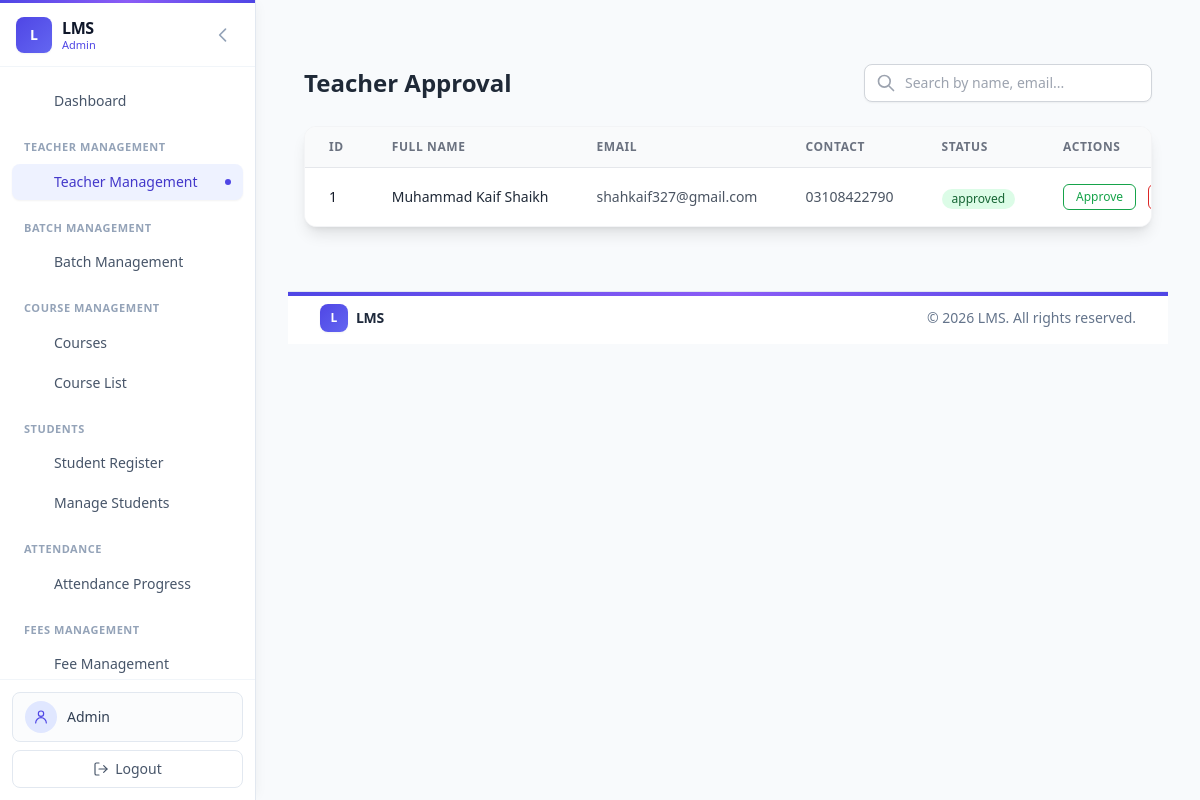
Screenshot of /admin/controller/teacher/approval.php (signed in) with the database file from the repository.
### tables this page shows
CREATE TABLE `users` (
  `id` int(11) NOT NULL,
  `full_name` varchar(100) NOT NULL,
  `email` varchar(100) NOT NULL,
  `password` varchar(255) NOT NULL,
  `contact` varchar(20) NOT NULL,
  `role` enum('admin','teacher','accountant') NOT NULL,
  `status` enum('pending','approved','rejected') NOT NULL DEFAULT 'pending',
  `created_at` timestamp NOT NULL DEFAULT current_timestamp()
);

### admin/controller/teacher/approval.php (called while the page is built, shortened)
<?php
$userModel = new User($conn);
$teachers = $userModel->getTeachers();
include BASE_PATH . 'admin/view/teacher/approval.php';
?>

### includes/session.php (called while the page is built, shortened)
<?php
function isLoggedIn(): bool
{
    return isset($_SESSION['user_id'], $_SESSION['role']);
}
function getRole(): string
{
    return $_SESSION['role'] ?? '';
}
?>

### includes/autoload.php (called while the page is built, shortened)
<?php
spl_autoload_register(function ($class_name) {
    $model_file = BASE_PATH . 'models/' . $class_name . '.php';
});

### models/User.php (called while the page is built, shortened)
<?php
class User
{
    private $conn;
    public function __construct($conn)
    {
        $this->conn = $conn;
    }
    public function getTeachers()
    {
        $teachers = [];
        $sql = "SELECT id, full_name, email, contact, status, created_at
                FROM users
                WHERE role = 'teacher'
                ORDER BY created_at DESC";
        $result = $this->conn->query($sql);
        if ($result) {
            while ($row = $result->fetch_assoc()) {
                $teachers[] = $row;
            }
        }
        return $teachers;
    }
}

### admin/view/teacher/approval.php (the view, shortened to what this page needs)
<?php include HEADER; ?>
<div class="max-w-6xl mx-auto px-4 py-8">
    <div class="flex flex-col sm:flex-row sm:items-center sm:justify-between gap-4 mb-6">
        <h1 class="text-2xl font-bold text-gray-800">Teacher Approval</h1>
        <div class="relative w-full sm:w-72">
            <div class="absolute inset-y-0 left-0 pl-3 flex items-center pointer-events-none">
            </div>
            <input
                type="text"
                id="teacher-search"
                placeholder="Search by name, email..."
                class="block w-full pl-10 pr-3 py-2 border border-gray-300 rounded-lg bg-white shadow-sm focus:outline-none focus:ring-2 focus:ring-indigo-500 focus:border-indigo-500 sm:text-sm"
            >
        </div>
    </div>
    <?php if (empty($teachers)): ?>
        <div class="bg-white shadow rounded-lg p-8 text-center">
            <p class="text-gray-500">No teachers found.</p>
        </div>
    <?php else: ?>
        <div class="bg-white shadow-lg rounded-xl overflow-hidden border border-gray-100">
            <div class="overflow-x-auto">
                <table class="min-w-full divide-y divide-gray-200" id="teachers-table">
                    <thead class="bg-gray-50">
                        <tr>
                            <th class="px-6 py-3 text-left text-xs font-semibold text-gray-500 uppercase tracking-wider">ID</th>
                            <th class="px-6 py-3 text-left text-xs font-semibold text-gray-500 uppercase tracking-wider">Full Name</th>
                            <th class="px-6 py-3 text-left text-xs font-semibold text-gray-500 uppercase tracking-wider">Email</th>
                            <th class="px-6 py-3 text-left text-xs font-semibold text-gray-500 uppercase tracking-wider">Contact</th>
                            <th class="px-6 py-3 text-left text-xs font-semibold text-gray-500 uppercase tracking-wider">Status</th>
                            <th class="px-6 py-3 text-left text-xs font-semibold text-gray-500 uppercase tracking-wider">Actions</th>
                        </tr>
                    </thead>
                    <tbody class="bg-white divide-y divide-gray-200">
                        <?php foreach ($teachers as $teacher): ?>
                            <tr class="hover:bg-gray-50 transition-colors">
                                <td class="px-6 py-4 whitespace-nowrap text-sm font-medium text-gray-900"><?php echo $teacher['id']; ?></td>
                                <td class="px-6 py-4 whitespace-nowrap text-sm text-gray-800"><?php echo htmlspecialchars($teacher['full_name']); ?></td>
                                <td class="px-6 py-4 whitespace-nowrap text-sm text-gray-600"><?php echo htmlspecialchars($teacher['email']); ?></td>
                                <td class="px-6 py-4 whitespace-nowrap text-sm text-gray-600"><?php echo htmlspecialchars($teacher['contact']); ?></td>
                                <td class="px-6 py-4 whitespace-nowrap">
                                    <?php
                                    $status = $teacher['status'];
                                    $badgeClass = 'bg-gray-100 text-gray-800';
                                    if ($status === 'approved') $badgeClass = 'bg-green-100 text-green-800';
                                    elseif ($status === 'pending') $badgeClass = 'bg-yellow-100 text-yellow-800';
                                    elseif ($status === 'rejected') $badgeClass = 'bg-red-100 text-red-800';
                                    ?>
                                    <span class="inline-flex items-center px-2.5 py-0.5 rounded-full text-xs font-medium <?php echo $badgeClass; ?>">
                                        <?php echo htmlspecialchars($status); ?>
                                    </span>
                                </td>
                                <td class="px-6 py-4 whitespace-nowrap text-sm">
                                    <div class="flex items-center space-x-3">
                                        <form method="POST" action="" class="inline">
                                            <button type="submit" class="text-green-600 hover:text-white hover:bg-green-600 px-3 py-1 rounded-md border border-green-600 transition-colors text-xs font-medium">Approve</button>
                                        </form>
                                        <form method="POST" action="" class="inline">
                                            <button type="submit" class="text-red-600 hover:text-white hover:bg-red-600 px-3 py-1 rounded-md border border-red-600 transition-colors text-xs font-medium">Reject</button>
                                        </form>
                                    </div>
                                </td>
                            </tr>
                        <?php endforeach; ?>
                    </tbody>
                </table>
            </div>
        </div>
    <?php endif; ?>
</div>
<?php include FOOTER; ?>

### includes/header.php (shortened to what this page needs)
<?php
$role = getRole();
$user_name = htmlspecialchars(
    $_SESSION['user_name'] ?? 'Guest',
    ENT_QUOTES,
    'UTF-8'
);
function nav_icon_path($key) {
    return $icons[$key] ?? $icons['book'];
}
if ($role === 'admin') {
    $nav_groups = [
        ['label' => null, 'items' => [
            ['label' => 'Dashboard', 'href' => BASE_URL . '/admin/controller/dashboard.php', 'icon' => 'home'],
        ]],
        ['label' => 'Teacher Management', 'items' => [
            ['label' => 'Teacher Management', 'href' => BASE_URL . '/admin/controller/teacher/approval.php', 'icon' => 'check'],
        ]],
        ['label' => 'Batch Management', 'items' => [
            ['label' => 'Batch Management', 'href' => BASE_URL . '/admin/controller/teacher/batch_approval.php', 'icon' => 'check'],
        ]],
        ['label' => 'Course Management', 'items' => [
            ['label' => 'Courses', 'href' => BASE_URL . '/admin/controller/course_management.php', 'icon' => 'book'],
            ['label' => 'Course List', 'href' => BASE_URL . '/admin/controller/courses_list.php', 'icon' => 'book'],
        ]],
        ['label' => 'Students', 'items' => [
            ['label' => 'Student Register', 'href' => BASE_URL . '/admin/controller/student/register.php', 'icon' => 'user-plus'],
            ['label' => 'Manage Students', 'href' => BASE_URL . '/admin/controller/student/manage.php', 'icon' => 'users'],
        ]],
        ['label' => 'Attendance', 'items' => [
            ['label' => 'Attendance Progress', 'href' => BASE_URL . '/admin/controller/attendance_progress.php', 'icon' => 'calendar'],
        ]],
        ['label' => 'Fees Management', 'items' => [
            ['label' => 'Fee Management', 'href' => BASE_URL . '/admin/controller/fee_management.php', 'icon' => 'chart'],
            ['label' => 'Fee History Search', 'href' => BASE_URL . '/admin/controller/fee_history_search.php', 'icon' => 'history'],
        ]],
    ];
}
$current_path = $_SERVER['PHP_SELF'] ?? '';
function nav_is_active($href, $current_path) {
    $rel = preg_replace('#^' . preg_quote(BASE_URL, '#') . '#', '', $href);
    return $rel !== '' && strpos($current_path, $rel) !== false;
}
?>
<!DOCTYPE html>
<html lang="en">
<head>
    <link rel="stylesheet" href="<?= BASE_URL ?>/css/tailwind.css">
</head>
<body class="min-h-screen bg-slate-50 text-slate-800 antialiased flex flex-col">
<aside id="app-sidebar"
       class="fixed inset-y-0 left-0 z-50 w-64 bg-white border-r border-slate-200 flex flex-col shadow-xl lg:shadow-none -translate-x-full lg:translate-x-0 transition-transform duration-300 ease-in-out">
    <div class="flex items-center justify-between gap-2 px-4 h-16 flex-shrink-0 border-b border-slate-100">
        <a href="<?= BASE_URL ?>/index.php" class="flex items-center gap-2.5 group min-w-0">
            <span class="inline-flex h-9 w-9 flex-shrink-0 items-center justify-center rounded-lg bg-gradient-to-br from-indigo-600 to-indigo-500 text-white text-sm font-bold shadow-sm group-hover:shadow-md transition-shadow">L</span>
            <span class="flex flex-col min-w-0">
                <span class="text-base font-semibold text-slate-900 tracking-tight leading-tight group-hover:text-indigo-600 transition-colors truncate">LMS</span>
                <?php if ($role): ?>
                    <span class="text-[11px] font-medium text-indigo-600 capitalize leading-tight"><?= htmlspecialchars($role, ENT_QUOTES, 'UTF-8') ?></span>
                <?php endif; ?>
            </span>
        </a>
        <div class="flex items-center gap-1">
            <button id="sidebar-collapse-btn" type="button" aria-label="Toggle sidebar"
                    class="hidden lg:inline-flex items-center justify-center h-8 w-8 rounded-full text-slate-400 hover:bg-slate-100 hover:text-slate-700 transition-colors flex-shrink-0">
                <svg class="h-5 w-5" fill="none" stroke="currentColor" viewBox="0 0 24 24">
                    <path stroke-linecap="round" stroke-linejoin="round" stroke-width="2" d="M15 19l-7-7 7-7"/>
                </svg>
            </button>
        </div>
    </div>
    <nav class="flex-1 overflow-y-auto px-3 py-4 space-y-1">
        <?php foreach ($nav_groups as $group): ?>
            <?php if (!empty($group['label'])): ?>
                <p class="px-3 pt-4 pb-1 text-[11px] font-semibold uppercase tracking-wider text-slate-400 first:pt-0">
                    <?= htmlspecialchars($group['label'], ENT_QUOTES, 'UTF-8') ?>
                </p>
            <?php endif; ?>
            <?php foreach ($group['items'] as $item): ?>
                <?php $active = nav_is_active($item['href'], $current_path); ?>
                <a href="<?= $item['href'] ?>"
                   class="group flex items-center gap-3 rounded-lg px-3 py-2 text-sm font-medium transition-all duration-200 <?= $active ? 'bg-indigo-50 text-indigo-700 shadow-sm' : 'text-slate-600 hover:bg-slate-100 hover:text-slate-900 hover:translate-x-0.5' ?>">
                    <svg class="h-[18px] w-[18px] flex-shrink-0 <?= $active ? 'text-indigo-600' : 'text-slate-400 group-hover:text-slate-500' ?>" fill="none" stroke="currentColor" viewBox="0 0 24 24" stroke-width="1.75">
                        <?= nav_icon_path($item['icon'] ?? 'book') ?>
                    </svg>
                    <span class="truncate"><?= htmlspecialchars($item['label'], ENT_QUOTES, 'UTF-8') ?></span>
                    <?php if ($active): ?>
                        <span class="ml-auto h-1.5 w-1.5 rounded-full bg-indigo-600 flex-shrink-0"></span>
                    <?php endif; ?>
                </a>
            <?php endforeach; ?>
        <?php endforeach; ?>
    </nav>
    <div class="flex-shrink-0 border-t border-slate-100 p-3 space-y-2">
        <?php if (isLoggedIn()): ?>
            <div class="flex items-center gap-2.5 rounded-lg border border-slate-200 bg-slate-50/50 px-3 py-2">
                <span class="inline-flex h-8 w-8 flex-shrink-0 items-center justify-center rounded-full bg-indigo-100 text-indigo-600">
                    <svg xmlns="http://www.w3.org/2000/svg" viewBox="0 0 24 24" fill="none" stroke="currentColor" stroke-width="1.75" stroke-linecap="round" stroke-linejoin="round" class="h-4 w-4">
                        <path d="M20 21a8 8 0 0 0-16 0"/><circle cx="12" cy="7" r="4"/>
                    </svg>
                </span>
                <span class="text-sm text-slate-700 font-medium truncate min-w-0"><?= $user_name ?></span>
            </div>
            <form action="<?= BASE_URL ?>/accounts/controller/logout.php" method="POST">
                <button type="submit" class="w-full inline-flex items-center justify-center gap-1.5 rounded-lg border border-slate-200 px-3 py-2 text-sm font-medium text-slate-600 hover:bg-red-50 hover:text-red-600 hover:border-red-200 transition-all duration-200">
                    <svg xmlns="http://www.w3.org/2000/svg" viewBox="0 0 24 24" fill="none" stroke="currentColor" stroke-width="1.75" stroke-linecap="round" stroke-linejoin="round" class="h-4 w-4">
                        <path d="M9 21H5a2 2 0 0 1-2-2V5a2 2 0 0 1 2-2h4"/><polyline points="16 17 21 12 16 7"/><line x1="21" y1="12" x2="9" y2="12"/>
                    </svg>
                    Logout
                </button>
            </form>
        <?php endif; ?>
    </div>
</aside>
<button id="desktop-open-btn" type="button" aria-label="Open sidebar"
        class="hidden fixed top-4 left-4 z-30 lg:flex items-center justify-center h-10 w-10 bg-white border border-slate-200 rounded-full shadow-md hover:bg-slate-50 transition-colors">
</button>
<div class="main-content-wrapper flex flex-col flex-1 lg:ml-64">
<main class="flex-1 w-full max-w-5xl mx-auto px-4 sm:px-6 lg:px-8 py-8">

### includes/footer.php
<footer class="relative bg-white border-t border-slate-200 mt-8">
    <div class="absolute inset-x-0 top-0 h-1 bg-gradient-to-r from-indigo-600 via-violet-500 to-indigo-600"></div>
    <div class="max-w-7xl mx-auto px-4 sm:px-6 lg:px-8 py-3">
        <div class="flex flex-col sm:flex-row items-center justify-between gap-2">
            <div class="flex items-center gap-2">
                <span class="inline-flex h-7 w-7 items-center justify-center rounded-lg bg-gradient-to-br from-indigo-600 to-indigo-500 text-white text-xs font-bold shadow-sm">L</span>
                <span class="text-sm font-semibold text-slate-800 tracking-tight">LMS</span>
            </div>
            <p class="text-sm text-slate-500">
                &copy; <?php echo date('Y'); ?> LMS. All rights reserved.
            </p>
        </div>
    </div>
</footer>

### includes/header.php (style rules this page uses)
#app-sidebar { transition: transform 0.3s ease-in-out; box-shadow: 4px 0 12px -4px rgba(0, 0, 0, 0.05); }
.main-content-wrapper { transition: margin-left 0.3s ease-in-out; }

### rows the page displays
users: id "1", full_name "Muhammad Kaif Shaikh", email "shahkaif327@gmail.com", contact "03108422790", status "approved"

### other values shown
$role "Admin"
$item['label'] "Dashboard"
$group['label'] "TEACHER MANAGEMENT"
$item['label'] "Teacher Management"
$group['label'] "BATCH MANAGEMENT"
$item['label'] "Batch Management"
$group['label'] "COURSE MANAGEMENT"
$item['label'] "Courses"
$item['label'] "Course List"
$group['label'] "STUDENTS"
$item['label'] "Student Register"
$item['label'] "Manage Students"
$group['label'] "ATTENDANCE"
$item['label'] "Attendance Progress"
$group['label'] "FEES MANAGEMENT"
